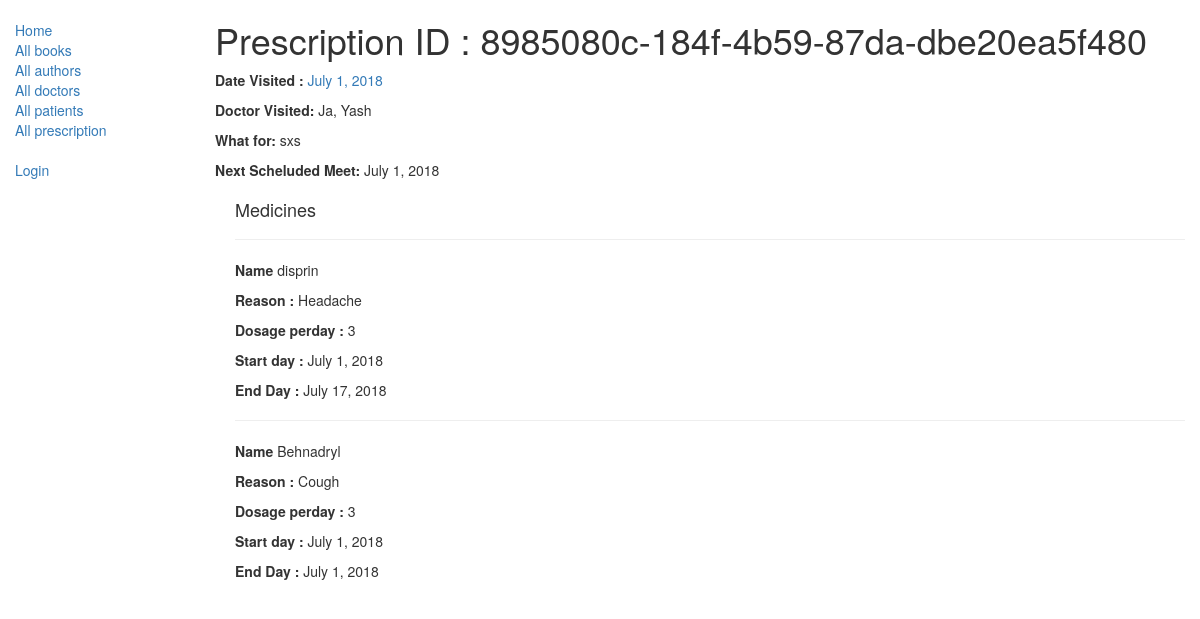
Screenshot of /catalog/prescription/8985080c-184f-4b59-87da-dbe20ea5f480 with the database file from the repository.
### catalog/models.py (models this page shows, shortened)
class Prescription(models.Model):
    date_visited = models.DateField(default = date.today())
    doctor_visited = models.ForeignKey(Doctor,on_delete=models.SET_NULL,null=True)
    what_for = models.CharField(max_length = 50,blank = True)
    id = models.UUIDField(primary_key=True, default=uuid.uuid4, help_text="ID")
    next_visit = models.DateField(blank = True)
    medicines = models.ManyToManyField(Medicine,blank =True)

class Doctor(models.Model):
    first_name = models.CharField(max_length = 30)
    user_name = models.OneToOneField(User,on_delete=models.SET_NULL, null=True, blank=True)
    last_name = models.CharField(max_length = 30)
    address = models.CharField(max_length = 100)
    specialization = models.CharField(max_length = 100)
    hospital  = models.CharField(max_length= 10)
    def __str__(self):
        return '{0}, {1}'.format(self.last_name,self.first_name)

class Medicine(models.Model):
    name = models.ForeignKey(Med_data,on_delete=models.SET_NULL,null=True)
    start_date = models.DateField(default=date.today())
    end_date = models.DateField(default=date.today())
    dosage_perday = models.IntegerField()

class Med_data (models.Model):
    name = models.CharField(max_length= 50)
    reason = models.CharField(max_length = 50,blank = True )

### catalog/views.py (the view)
# urls.py: path('prescription/<uuid:pk>',views.PrescriptionDetailView.as_view(),name = 'prescription-detail'),
class PrescriptionDetailView(generic.DetailView):
    model = Prescription
    paginate_by = 10

### catalog/templates/catalog/prescription_detail.html
<!DOCTYPE html>
<html lang="en">
{% extends "base_generic.html" %}
{% block content %}
<h1>Prescription ID : {{ prescription.id }}</h1>
<p><strong>Date Visited : </strong> <a>{{prescription.date_visited }}</a></p>
<p><strong>Doctor Visited: </strong> {{ prescription.doctor_visited }}</p>
<p><strong>What for: </strong> {{ prescription.what_for }}</p>
<p><strong>Next Scheluded Meet: </strong> {{ prescription.next_visit }}</p>
<div style="margin-left:20px;margin-top:20px">
<h4>Medicines</h4>
{% for medicine in prescription.medicines.all %}
<hr>
<p><strong>Name </strong>{{medicine.name.name}}</p>
<p><strong> Reason :</strong> {{medicine.name.reason}}</p>
<p><strong>Dosage perday : </strong> {{medicine.dosage_perday}}</p>
<p><strong>Start day : </strong> {{medicine.start_date}}</p>
<p><strong>End Day : </strong> {{medicine.end_date}}</p>
{% endfor %}
</div>
{% endblock %}

### rows the page displays
Prescription: id "8985080c-184f-4b59-87da-dbe20ea5f480", date_visited "July 1, 2018", doctor_visited "Ja, Yash", what_for "sxs", next_visit "July 1, 2018"
Medicine: name.name "disprin", name.reason "Headache", dosage_perday "3", start_date "July 1, 2018", end_date "July 17, 2018"
Medicine: name.name "Behnadryl", name.reason "Cough", dosage_perday "3", start_date "July 1, 2018", end_date "July 1, 2018"
